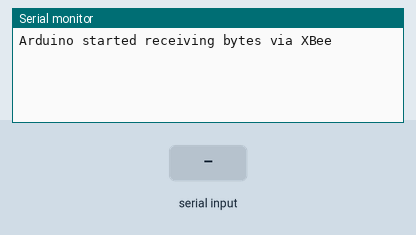
Simulated run of this sketch. Board: Arduino Uno, built with avr-gcc and run on an emulated ATmega328P. On the bench: the last lines printed to the serial monitor. The inputs (shaded band) are chosen by the test bench.

Above: at 1.2 s.
1.3 s: "1" received over the second serial link
At 2.0 s:
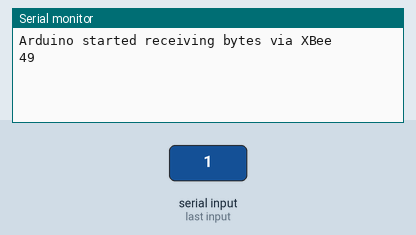
2.8 s: "0" received over the second serial link
At 3.2 s:
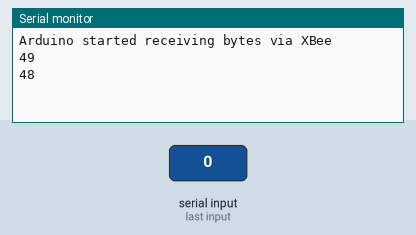
4.3 s: "2" received over the second serial link
At 5.5 s:
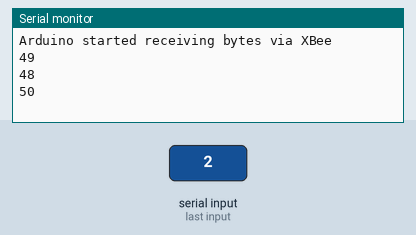

Measured:
- after the input at 1.3 s, the serial monitor: prints a new line at once (image 1)
- after the input at 2.8 s, the serial monitor: prints a new line at once (image 2)
- after the input at 4.3 s, the serial monitor: prints a new line at once (image 3)

The sketch:

xbee_receiver.ino
```cpp
#include <SoftwareSerial.h>

SoftwareSerial xbee(2, 3); // RX, TX

void setup()
{
    Serial.begin(9600);

    Serial.println( "Arduino started receiving bytes via XBee" );

    // Set the data rate for the SoftwareSerial port.
    xbee.begin(9600);
}

void loop()  {
   if (xbee.available()) {
    byte temp= xbee.read();
    Serial.println(temp,DEC);
}


}
```
